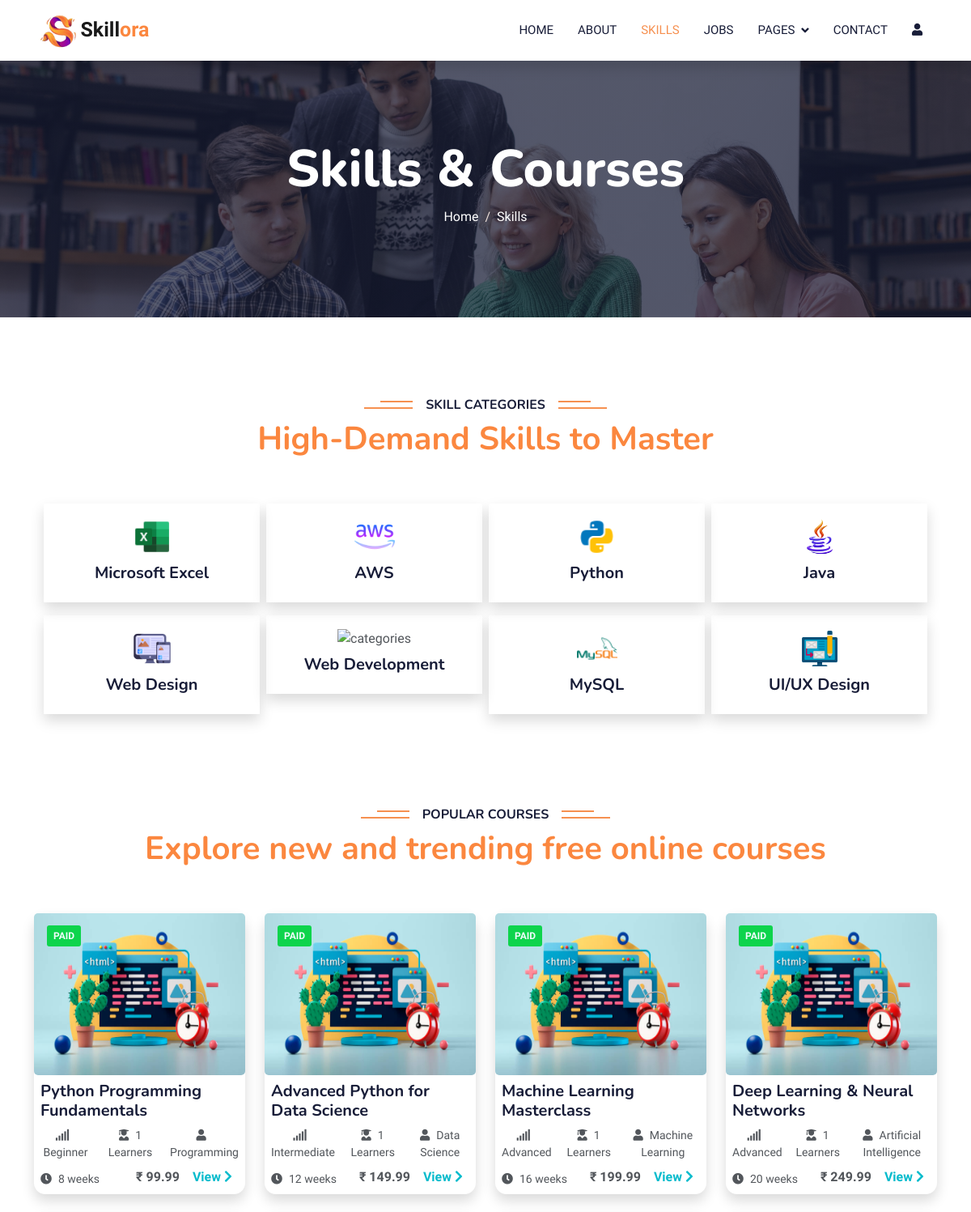
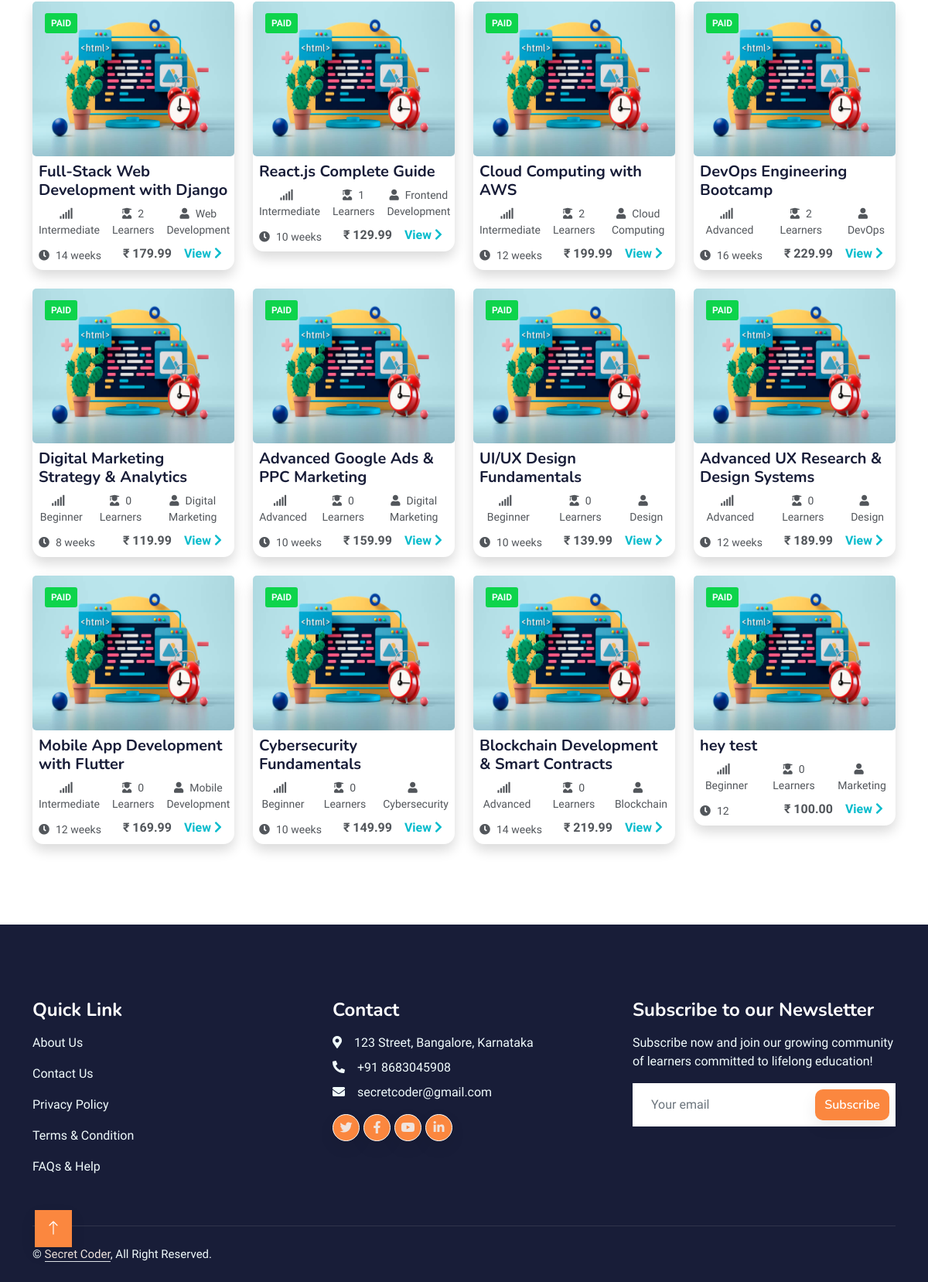
Page /courses/ on the committed database (2 pictures, top to bottom).
### skillora_app/models.py (models this page shows, shortened)
class Course(models.Model):
    title = models.CharField(max_length=200)
    description = models.TextField()
    instructor = models.ForeignKey('Teacher', on_delete=models.CASCADE, null=True, blank=True, related_name='courses_taught')
    price = models.DecimalField(max_digits=10, decimal_places=2)
    image = models.ImageField(upload_to='courses/', null=True, blank=True)
    category = models.CharField(max_length=100)
    duration = models.CharField(max_length=50)
    level = models.CharField(max_length=50)
    created_at = models.DateTimeField(auto_now_add=True)
    updated_at = models.DateTimeField(auto_now=True)
    students_enrolled = models.ManyToManyField('Student', blank=True, related_name='enrolled_courses')

### skillora_app/views.py (the view)
# urls.py: path('courses/', views.courses, name='courses'),
def courses(request):
    courses = Course.objects.all()
    categories = Course.objects.values_list('category', flat=True).distinct()
    category_filter = request.GET.get('category')
    if category_filter:
        courses = courses.filter(category=category_filter)
    context = {
        'courses': courses,
        'categories': categories,
        'selected_category': category_filter,
    }
    return render(request, 'courses.html', context)

### templates/courses.html (shortened to what this page needs)
{% load static %}
<!DOCTYPE html>
<html lang="en">
<head>
    <link href="https://cdnjs.cloudflare.com/ajax/libs/font-awesome/5.10.0/css/all.min.css" rel="stylesheet">
    <link href="https://cdn.jsdelivr.net/npm/bootstrap-icons@1.4.1/font/bootstrap-icons.css" rel="stylesheet">
    <link href="{% static 'lib/animate/animate.min.css' %}" rel="stylesheet">
    <link href="{% static 'lib/owlcarousel/assets/owl.carousel.min.css' %}" rel="stylesheet">
    <link href="{% static 'css/bootstrap.min.css' %}" rel="stylesheet">
    <link href="{% static 'css/style.css' %}" rel="stylesheet">
</head>
<body>
    <nav class="navbar navbar-expand-lg bg-white navbar-light shadow sticky-top p-0">
        <a href="{% url 'home' %}" class="navbar-brand d-flex align-items-center px-4 px-lg-5">
            <p class="m-0 fw-bold" style="font-size: 25px;"><img src="{% static 'img/icons/icon.png' %}" alt="" height="50px">Skill<span
                    style="color: #fb873f;">ora</span></p>
        </a>
        <div class="collapse navbar-collapse" id="navbarCollapse">
            <div class="navbar-nav ms-auto p-4 p-lg-0">
                <a href="{% url 'home' %}" class="nav-item nav-link">Home</a>
                <a href="{% url 'about' %}" class="nav-item nav-link">About</a>
                <a href="{% url 'courses' %}" class="nav-item nav-link active">Skills</a>
                <a href="{% url 'jobs' %}" class="nav-item nav-link">Jobs</a>
                <div class="nav-item dropdown">
                    <a href="#" class="nav-link dropdown-toggle" data-bs-toggle="dropdown">Pages</a>
                </div>
                <a href="{% url 'contact' %}" class="nav-item nav-link">Contact</a>
                <a href="{% url 'login' %}" class="nav-item nav-link"><i class="fa fa-user"></i></a>
            </div>
        </div>
    </nav>
    <div class="container-fluid bg-primary py-5 mb-5 page-header">
        <div class="container py-5">
            <div class="row justify-content-center">
                <div class="col-lg-10 text-center">
                    <h1 class="display-3 text-white animated slideInDown">Skills & Courses</h1>
                    <nav aria-label="breadcrumb">
                        <ol class="breadcrumb justify-content-center">
                            <li class="breadcrumb-item"><a class="text-white" href="index.html">Home</a></li>
                            <li class="breadcrumb-item text-white active" aria-current="page">Skills</li>
                        </ol>
                    </nav>
                </div>
            </div>
        </div>
    </div>
    <div class="container-xxl py-5 category">
        <div class="container">
            <div class="text-center wow fadeInUp" data-wow-delay="0.1s">
                <h6 class="section-title bg-white text-center px-3">Skill Categories</h6>
                <h1 class="mb-5" style="color: #fb873f;">High-Demand Skills to Master</h1>
            </div>
            <div class="row g-2 m-2">
                <div class="col-lg-3 col-md-6  text-center">
                    <div class="content shadow p-3 mb-2 wow fadeInUp" data-wow-delay="0.3s">
                        <img src="{% static 'img/categories/cat1.png' %}" class="img-fluid" alt="categories"></i>
                        <h5 class="my-2">
                            <a href="#" class="text-center">Microsoft Excel</a>
                        </h5>
                    </div>
                </div>
                <div class="col-lg-3 col-md-6  text-center">
                    <div class="content shadow p-3 mb-2 wow fadeInUp" data-wow-delay="0.3s">
                        <img src="{% static 'img/categories/cat2.png' %}" class="img-fluid" alt="categories"></i>
                        <h5 class="my-2">
                            <a href="#" class="text-center"> AWS</a>
                        </h5>
                    </div>
                </div>
                <div class="col-lg-3 col-md-6  text-center">
                    <div class="content shadow p-3 mb-2 wow fadeInUp" data-wow-delay="0.3s">
                        <img src="{% static 'img/categories/cat3.png' %}" class="img-fluid" alt="categories"></i>
                        <h5 class="my-2">
                            <a href="#" class="text-center">Python</a>
                        </h5>
                    </div>
                </div>
                <div class="col-lg-3 col-md-6  text-center">
                    <div class="content shadow p-3 mb-2 wow fadeInUp" data-wow-delay="0.3s">
                        <img src="{% static 'img/categories/cat4.png' %}" class="img-fluid" alt="categories"></i>
                        <h5 class="my-2">
                            <a href="#" class="text-center">Java</a>
                        </h5>
                    </div>
                </div>
                <div class="col-lg-3 col-md-6  text-center">
                    <div class="content shadow p-3 mb-2 wow fadeInUp" data-wow-delay="0.3s">
                        <img src="{% static 'img/categories/cat5.png' %}" class="img-fluid" alt="categories"></i>
                        <h5 class="my-2">
                            <a href="#" class="text-center">Web Design</a>
                        </h5>
                    </div>
                </div>
                <div class="col-lg-3 col-md-6  text-center">
                    <div class="content shadow p-3 mb-2 wow fadeInUp" data-wow-delay="0.3s">
                        <img src="{% static 'img/categories/cat6.png' %}" class="img-fluid" alt="categories"></i>
                        <h5 class="my-2">
                            <a href="#" class="text-center">Web Development</a>
                        </h5>
                    </div>
                </div>
                <div class="col-lg-3 col-md-6  text-center">
                    <div class="content shadow p-3 mb-2 wow fadeInUp" data-wow-delay="0.3s">
                        <img src="{% static 'img/categories/cat7.png' %}" class="img-fluid" alt="categories"></i>
                        <h5 class="my-2">
                            <a href="#" class="text-center">MySQL</a>
                        </h5>
                    </div>
                </div>
                <div class="col-lg-3 col-md-6  text-center">
                    <div class="content shadow p-3 mb-2 wow fadeInUp" data-wow-delay="0.3s">
                        <img src="{% static 'img/categories/cat8.png' %}" class="img-fluid" alt="categories"></i>
                        <h5 class="my-2">
                            <a href="#" class="text-center">UI/UX Design</a>
                        </h5>
                    </div>
                </div>
            </div>
        </div>
    </div>
    <div class="container-xxl py-5">
        <div class="container">
            <div class="text-center wow fadeInUp" data-wow-delay="0.1s">
                <h6 class="section-title bg-white text-center px-3">Popular Courses</h6>
                <h1 class="mb-5" style="color: #fb873f;">Explore new and trending free online courses</h1>
            </div>
            <div class="row g-4 py-2">
                {% if courses %}
                    {% for course in courses %}
                <div class="col-lg-3 col-md-6 wow fadeInUp" data-wow-delay="0.1s">
                    <div class="course-item shadow">
                        <div class="position-relative overflow-hidden text-light image">
                                {% if course.image %}
                                    <img class="img-fluid" src="{{ course.image.url }}" alt="{{ course.title }}">
                                {% else %}
                                    <img class="img-fluid" src="{% static 'img/courses/course-1.jpg' %}" alt="{{ course.title }}">
                                {% endif %}
                                <div style="position:absolute;top: 15px;left: 16px; font-size:12px; border-radius:3px; background-color:{% if course.price|floatformat:0 == '0' %}#fb873f{% else %}#0ed44c{% endif %};"
                                    class="px-2 py-1 fw-bold text-uppercase">{% if course.price|floatformat:0 == '0' %}FREE{% else %}PAID{% endif %}</div>
                        </div>
                        <div class="p-2 pb-0">
                                <h5 class="mb-1"><a href="{% url 'course_detail' course.id %}" class="text-dark">{{ course.title }}</a></h5>
                        </div>
                        <div class="d-flex">
                                <small class="flex-fill text-center py-1 px-2"><i class="fa fa-signal me-2"></i>{{ course.level }}</small>
                                <small class="flex-fill text-center py-1 px-2"><i class="fa fa-user-graduate me-2"></i>{{ course.students_enrolled.count }} Learners</small>
                                <small class="flex-fill text-center py-1 px-2"><i class="fa fa-user me-2"></i>{{ course.category }}</small>
                        </div>
                        <div class="d-flex">
                                <small class="flex-fill text-left p-2 px-2"><i class="fa fa-clock me-2"></i>{{ course.duration }}</small>
                                <small class="py-1 px-2 fw-bold fs-6 text-center">₹ {{ course.price }}</small>
                                <small class=" text-primary py-1 px-2 fw-bold fs-6" style="float:right;"><a href="{% url 'course_detail' course.id %}">View</a> <i class="fa fa-chevron-right me-2 fs-10"></i></small>
                        </div>
                        </div>
                    </div>
                    {% endfor %}
                {% else %}
                    <div class="col-12 text-center">
                        <p class="text-muted">No courses available yet.</p>
                    </div>
                {% endif %}
            </div>
        </div>
    </div>
    <div class="container-fluid bg-dark text-light footer pt-5 mt-5 wow fadeIn" data-wow-delay="0.1s">
        <div class="container py-5">
            <div class="row g-5">
                <div class="col-lg-4 col-md-6">
                    <h4 class="text-white mb-3">Quick Link</h4>
                    <p><a class="text-light" href="about.html">About Us</a></p>
                    <p><a class="text-light" href="contact.html">Contact Us</a></p>
                    <p><a class="text-light" href="">Privacy Policy</a></p>
                    <p><a class="text-light" href="">Terms & Condition</a></p>
                    <p><a class="text-light" href="">FAQs & Help</a></p>
                </div>
                <div class="col-lg-4 col-md-6">
                    <h4 class="text-white mb-3">Contact</h4>
                    <p class="mb-2"><i class="fa fa-map-marker-alt me-3"></i>123 Street, Bangalore, Karnataka</p>
                    <p class="mb-2"><i class="fa fa-phone-alt me-3"></i>+91 8683045908</p>
                    <p class="mb-2"><i class="fa fa-envelope me-3"></i>secretcoder@gmail.com</p>
                    <div class="d-flex pt-2">
                        <a class="btn btn-outline-light btn-social" href=""><i class="fab fa-twitter"></i></a>
                        <a class="btn btn-outline-light btn-social" href=""><i class="fab fa-facebook-f"></i></a>
                        <a class="btn btn-outline-light btn-social" href=""><i class="fab fa-youtube"></i></a>
                        <a class="btn btn-outline-light btn-social" href=""><i class="fab fa-linkedin-in"></i></a>
                    </div>
                </div>
                <div class="col-lg-4 col-md-6">
                    <h4 class="text-white mb-3">Subscribe to our Newsletter</h4>
                    <p>Subscribe now and join our growing community of learners committed to lifelong education! </p>
                    <div class="position-relative mx-auto" style="max-width: 400px;">
                        <form action="#">
                            <input class="form-control border-0 w-100 py-3 ps-4 pe-5" type="email"
                                placeholder="Your email" required>
                            <button type="submit"
                                class="btn btn-primary py-2 position-absolute top-0 end-0 mt-2 me-2"><a
                                    href="mailto:keertidvcorai@gmail.com">Subscribe</a></button>
                        </form>
                    </div>
                </div>
            </div>
        </div>
        <div class="container">
            <div class="copyright">
                <div class="row">
                    <div class="col-md-6 text-center text-md-start mb-3 mb-md-0">
                        &copy; <a class="border-bottom" href="index.html">Secret Coder</a>, All Right Reserved.
                    </div>
                </div>
            </div>
        </div>
    </div>
    <a href="#" class="btn btn-lg btn-primary btn-lg-square back-to-top"><i class="bi bi-arrow-up"></i></a>
</body>
</html>

### rows in the picture
Course: shows "PAID", title "Python Programming Fundamentals", level "Beginner", students_enrolled.count "1", category "Programming", duration "8 weeks", price "99.99"
Course: shows "PAID", title "Advanced Python for Data Science", level "Intermediate", students_enrolled.count "1", category "Data Science", duration "12 weeks", price "149.99"
Course: shows "PAID", title "Machine Learning Masterclass", level "Advanced", students_enrolled.count "1", category "Machine Learning", duration "16 weeks", price "199.99"
Course: shows "PAID", title "Deep Learning & Neural Networks", level "Advanced", students_enrolled.count "1", category "Artificial Intelligence", duration "20 weeks", price "249.99"
Course: shows "PAID", title "Full-Stack Web Development with Django", level "Intermediate", students_enrolled.count "2", category "Web Development", duration "14 weeks", price "179.99"
Course: shows "PAID", title "React.js Complete Guide", level "Intermediate", students_enrolled.count "1", category "Frontend Development", duration "10 weeks", price "129.99"
Course: shows "PAID", title "Cloud Computing with AWS", level "Intermediate", students_enrolled.count "2", category "Cloud Computing", duration "12 weeks", price "199.99"
Course: shows "PAID", title "DevOps Engineering Bootcamp", level "Advanced", students_enrolled.count "2", category "DevOps", duration "16 weeks", price "229.99"
Course: shows "PAID", title "Digital Marketing Strategy & Analytics", level "Beginner", students_enrolled.count "0", category "Digital Marketing", duration "8 weeks", price "119.99"
Course: shows "PAID", title "Advanced Google Ads & PPC Marketing", level "Advanced", students_enrolled.count "0", category "Digital Marketing", duration "10 weeks", price "159.99"
Course: shows "PAID", title "UI/UX Design Fundamentals", level "Beginner", students_enrolled.count "0", category "Design", duration "10 weeks", price "139.99"
Course: shows "PAID", title "Advanced UX Research & Design Systems", level "Advanced", students_enrolled.count "0", category "Design", duration "12 weeks", price "189.99"
Course: shows "PAID", title "Mobile App Development with Flutter", level "Intermediate", students_enrolled.count "0", category "Mobile Development", duration "12 weeks", price "169.99"
Course: shows "PAID", title "Cybersecurity Fundamentals", level "Beginner", students_enrolled.count "0", category "Cybersecurity", duration "10 weeks", price "149.99"
Course: shows "PAID", title "Blockchain Development & Smart Contracts", level "Advanced", students_enrolled.count "0", category "Blockchain", duration "14 weeks", price "219.99"
Course: shows "PAID", title "hey test", level "Beginner", students_enrolled.count "0", category "Marketing", duration "12", price "100.00"
